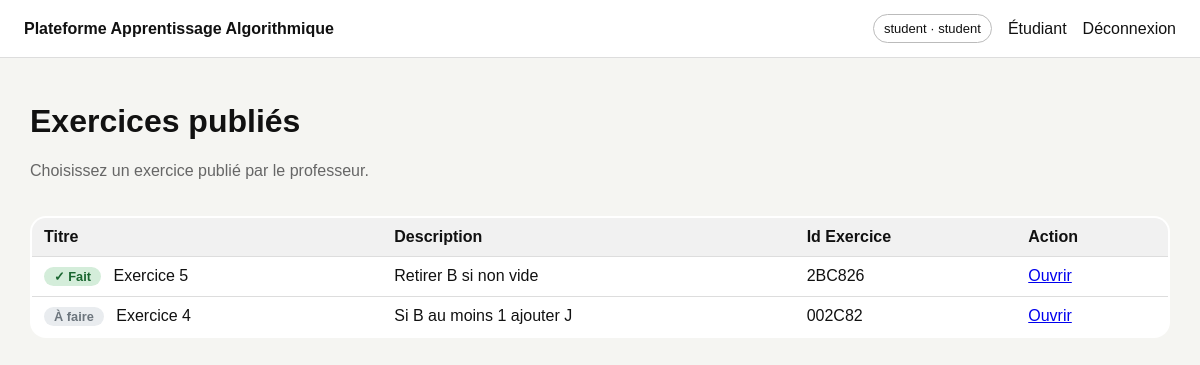
Before: /student/dashboard (signed in) with the older database file.
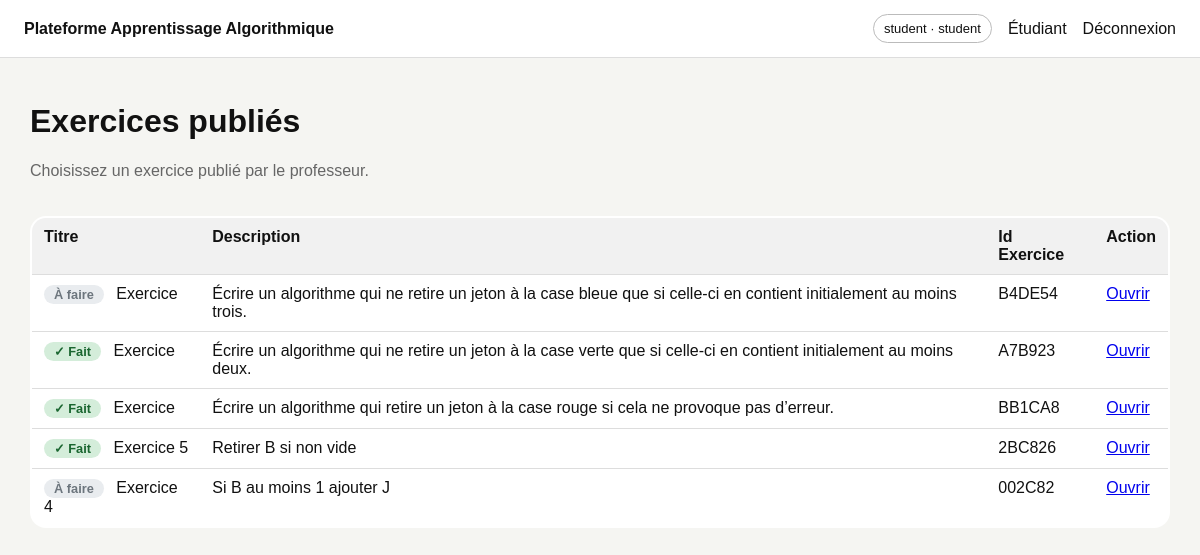
After: the same page with the newer database file.
### tables this page shows
CREATE TABLE exercises (
        id INTEGER PRIMARY KEY AUTOINCREMENT,
        title TEXT NOT NULL,
        description TEXT NOT NULL,
        init_b INTEGER NOT NULL,
        init_j INTEGER NOT NULL,
        init_r INTEGER NOT NULL,
        init_v INTEGER NOT NULL,
        goal_condition TEXT NOT NULL,
        max_steps INTEGER NOT NULL DEFAULT 30,
        problem_json TEXT NOT NULL,
        is_published INTEGER NOT NULL DEFAULT 0,
        session_code TEXT,
        created_by INTEGER,
        created_at DATETIME DEFAULT CURRENT_TIMESTAMP
    );

### app.py (the view)
@app.route('/student/dashboard')
@login_required('student')
def student_dashboard():
    db = get_db()
    exercises = db.execute('SELECT * FROM exercises WHERE is_published=1 ORDER BY created_at DESC').fetchall()
    rows = db.execute(
        'SELECT DISTINCT exercise_id FROM submissions WHERE student_id=? AND is_correct=1',
        (session['user_id'],)
    ).fetchall()
    validated_ids = {r['exercise_id'] for r in rows}
    return render_template('student_dashboard.html', exercises=exercises, validated_ids=validated_ids)

### app.py (called while the page is built)
def get_db():
    if 'db' not in g:
        g.db = sqlite3.connect(DB_PATH)
        g.db.row_factory = sqlite3.Row
    return g.db

def login_required(role=None):
    def deco(fn):
        @wraps(fn)
        def wrapper(*args, **kwargs):
            if 'user_id' not in session:
                return redirect(url_for('login'))
            if role and session.get('role') != role:
                return redirect(url_for('index'))
            return fn(*args, **kwargs)
        return wrapper
    return deco

### templates/student_dashboard.html (shortened to what this page needs)
{% extends 'base.html' %}
{% block content %}
<div class="section-head">
  <div>
    <h1>Exercices publiés</h1>
    <p class="muted">Choisissez un exercice publié par le professeur.</p>
  </div>
</div>
<table class="data-table">
  <thead>
    <tr>
      <th>Titre</th>
      <th>Description</th>
      <th>Id Exercice</th>
      <th>Action</th>
    </tr>
  </thead>
  <tbody>
    {% for ex in exercises %}
    <tr>
      <td>
        {% if ex.id in validated_ids %}
          <span class="exercise-status" style="display:inline-block; padding:2px 10px; border-radius:12px; font-size:0.8em; font-weight:600; background:#d4edda; color:#1a6630; margin-right:8px;">✓ Fait</span>
        {% else %}
          <span class="exercise-status" style="display:inline-block; padding:2px 10px; border-radius:12px; font-size:0.8em; font-weight:600; background:#e9ecef; color:#6c757d; margin-right:8px;">À faire</span>
        {% endif %}
        {{ ex.title }}
      </td>
      <td>{{ ex.description }}</td>
      <td>{{ ex.session_code }}</td>
      <td><a href="{{ url_for('student_exercise', exercise_id=ex.id) }}">Ouvrir</a></td>
    </tr>
    {% else %}
    <tr>
      <td colspan="4" class="muted">Aucun exercice publié</td>
    </tr>
    {% endfor %}
  </tbody>
</table>
{% endblock %}

Changed rows visible on the page:
added exercises: shows "À faire", title "Exercice", description "Écrire un algorithme qui ne retire un jeton à la case bleue que si celle-ci en contient initialement au moins trois.", session_code "B4DE54"
added exercises: shows "✓ Fait", title "Exercice", description "Écrire un algorithme qui ne retire un jeton à la case verte que si celle-ci en contient initialement au moins deux.", session_code "A7B923"
added exercises: shows "✓ Fait", title "Exercice", description "Écrire un algorithme qui retire un jeton à la case rouge si cela ne provoque pas d’erreur.", session_code "BB1CA8"
